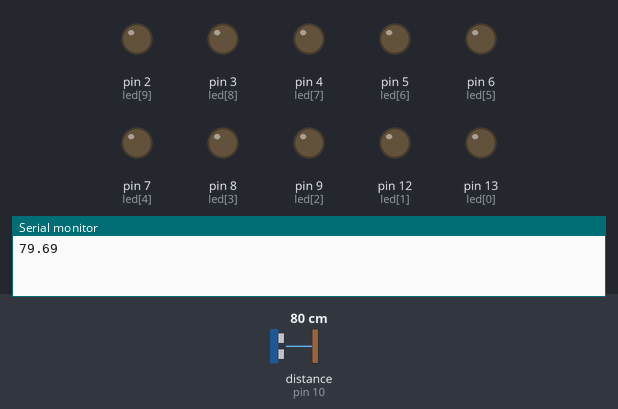
Simulated run of this sketch. Board: Arduino Uno, built with avr-gcc and run on an emulated ATmega328P. Shown: output pins drawn as LEDs (lit = HIGH), the last lines printed to the serial monitor. Wiring (inferred from the names in the program): ultrasonic range finder: trigger pin 11; echo pin 10. The inputs (shaded band) are chosen by the test bench; at power-on: distance to the obstacle (sensor on pin 10) 80 cm. The echo pulse lasts 58.3 µs per cm; pins used as bus, display or sensor lines are not drawn.

Above: at 1.8 s.
1.9 s: distance to the obstacle (sensor on pin 10) set to 2 cm
At 3.9 s:
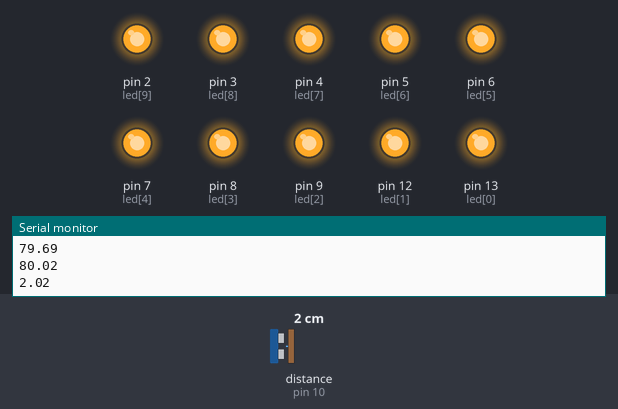
4.5 s: distance to the obstacle (sensor on pin 10) set to 9 cm
At 6.3 s:
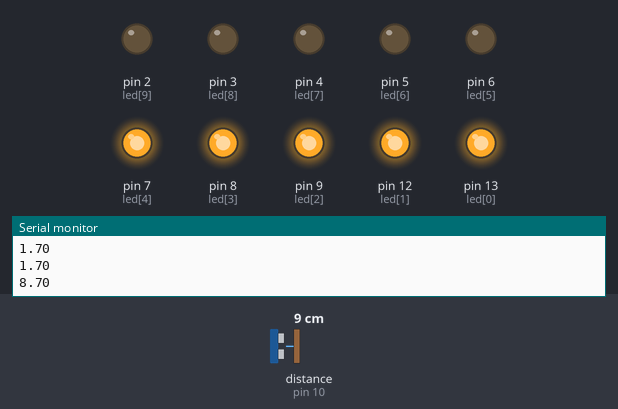
7.5 s: distance to the obstacle (sensor on pin 10) set to 4 cm
At 10.0 s:
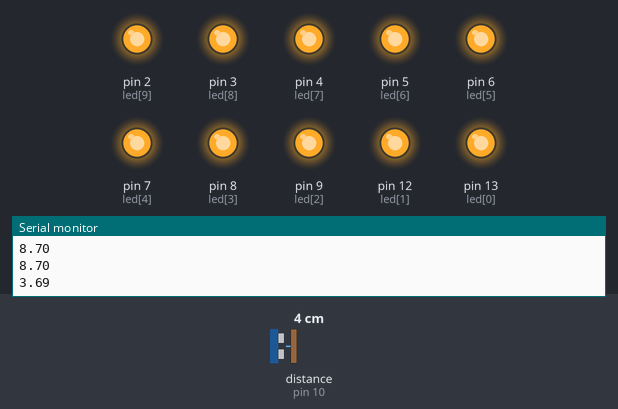
10.5 s: distance to the obstacle (sensor on pin 10) set to 11 cm
At 14.2 s:
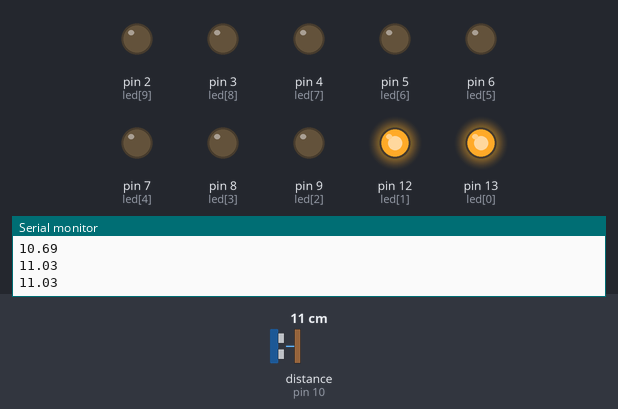
14.5 s: distance to the obstacle (sensor on pin 10) set to 5 cm
At 17.6 s:
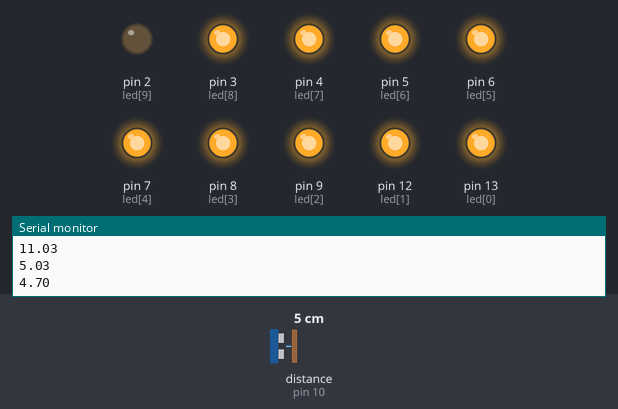
18.5 s: distance to the obstacle (sensor on pin 10) set to 18 cm
At 21.3 s:
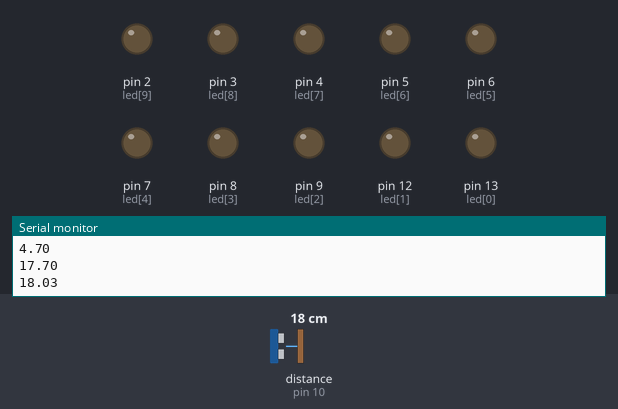
Timing chart, 0 to 22.5 s (numbered marks = the images above; inputs shaded):
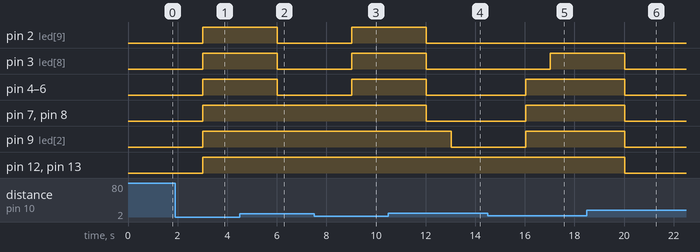

The sketch:

Lab4_Cau5.ino
```cpp
int trig = 11, echo = 10;
int led[] = {13,12,9,8,7,6,5,4,3,2};
float distance;
void setup()
{
  pinMode(trig,OUTPUT);
  pinMode(echo,INPUT);
  for(int i =0; i < 10; i++)
  	pinMode(led[i], OUTPUT);
  Serial.begin(9600);
}
float getDistance() // Thiết lập khoảng cách đo
{
  digitalWrite(trig, HIGH); // Đặt chân kích hoạt (trigger) lên mức HIGH
  //delayMicroseconds(5);
  digitalWrite(trig,LOW); // Đặt chân kích hoạt về mức LOW
  int timer = pulseIn(echo, HIGH); // Đo độ rộng xung trên chân echo
  return timer/58.3f; // Chuyển đổi độ rộng xung thành khoảng cách theo đơn vị centimet và trả về kết quả
}
void loop()
{
  distance = getDistance();
  delay(1000);
  Serial.println(distance);
  // Khoảng cách vật thể càng gần thì sẽ mở nhiều bóng
  if(distance < 13)
    digitalWrite(led[0], HIGH);
  else
   digitalWrite(led[0], LOW);
   if(distance < 12)
    digitalWrite(led[1], HIGH);
  else
   digitalWrite(led[1], LOW);
  if(distance < 11)
    digitalWrite(led[2], HIGH);
  else
   digitalWrite(led[2], LOW);
  if(distance < 10)
    digitalWrite(led[3], HIGH);
  else
   digitalWrite(led[3], LOW);
  if(distance < 9)
    digitalWrite(led[4], HIGH);
  else
   digitalWrite(led[4], LOW);
  if(distance < 8)
    digitalWrite(led[5], HIGH);
  else
   digitalWrite(led[5], LOW);
  if(distance < 7)
    digitalWrite(led[6], HIGH);
  else
   digitalWrite(led[6], LOW);
  if(distance < 6)
    digitalWrite(led[7], HIGH);
  else
   digitalWrite(led[7], LOW);
  if(distance < 5)
    digitalWrite(led[8], HIGH);
  else
   digitalWrite(led[8], LOW);
  if(distance < 4)
    digitalWrite(led[9], HIGH);
  else
   digitalWrite(led[9], LOW);
  if(distance < 3)
    digitalWrite(led[10], HIGH);
  else
   digitalWrite(led[10], LOW);
}
```

Measured:
- after the input at 1.9 s, pin 2 (led[9]), pin 3 (led[8]), pin 4 (led[7]), pin 5 (led[6]), pin 6 (led[5]), pin 7 (led[4]), pin 8 (led[3]), pin 9 (led[2]), pin 12 (led[1]), pin 13 (led[0]): LOW → HIGH after 1.1 s
- after the input at 4.5 s, pin 2 (led[9]), pin 3 (led[8]), pin 4 (led[7]), pin 5 (led[6]), pin 6 (led[5]): HIGH → LOW after 1.5 s
- after the input at 7.5 s, pin 2 (led[9]), pin 3 (led[8]), pin 4 (led[7]), pin 5 (led[6]), pin 6 (led[5]): LOW → HIGH after 1.5 s
- after the input at 10.5 s, pin 2 (led[9]), pin 3 (led[8]), pin 4 (led[7]), pin 5 (led[6]), pin 6 (led[5]), pin 7 (led[4]), pin 8 (led[3]): HIGH → LOW after 1.5 s; pin 9 (led[2]): HIGH → LOW after 2.5 s
- after the input at 14.5 s, pin 3 (led[8]): LOW → HIGH after 2.5 s; pin 4 (led[7]), pin 5 (led[6]), pin 6 (led[5]), pin 7 (led[4]), pin 8 (led[3]), pin 9 (led[2]): LOW → HIGH after 1.5 s
- after the input at 18.5 s, pin 3 (led[8]), pin 4 (led[7]), pin 5 (led[6]), pin 6 (led[5]), pin 7 (led[4]), pin 8 (led[3]), pin 9 (led[2]), pin 12 (led[1]), pin 13 (led[0]): HIGH → LOW after 1.5 s
